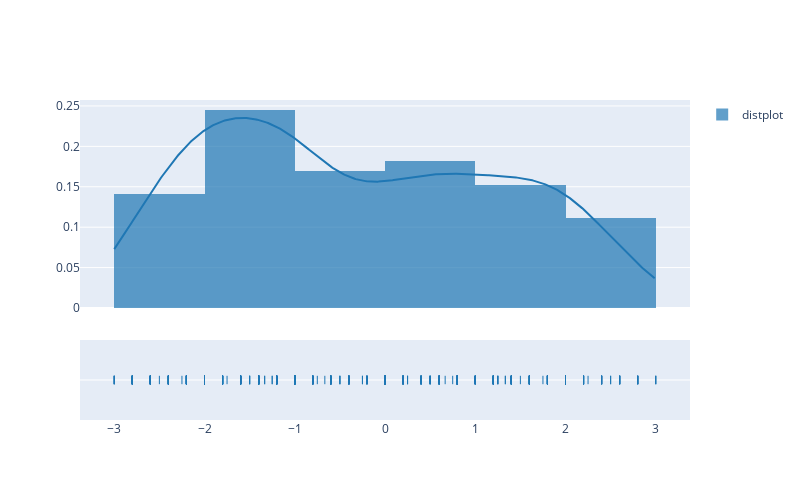

The code cell stored with this chart in its notebook:
### Code cell
distplot(mosi_test)

### Figure 1 — Plotly figure (JSON) as saved in the notebook; plotly's stock layout.template omitted (floating-point values rounded to 4 significant figures; data arrays with more than 128 entries replaced by an {"elided": "..."} marker saying what was removed)
{"data": [{"autobinx": false, "histnorm": "probability density", "legendgroup": "distplot", "marker": {"color": "rgb(31, 119, 180)"}, "name": "distplot", "opacity": 0.7, "type": "histogram", "x": {"elided": "686 float values"}, "xaxis": "x", "xbins": {"end": 3, "size": 1, "start": -3}, "yaxis": "y"}, {"legendgroup": "distplot", "marker": {"color": "rgb(31, 119, 180)"}, "mode": "lines", "name": "distplot", "showlegend": false, "type": "scatter", "x": {"elided": "500 float values"}, "xaxis": "x", "y": {"elided": "500 float values"}, "yaxis": "y"}, {"legendgroup": "distplot", "marker": {"color": "rgb(31, 119, 180)", "symbol": "line-ns-open"}, "mode": "markers", "name": "distplot", "showlegend": false, "type": "scatter", "x": {"elided": "686 float values"}, "xaxis": "x", "y": {"elided": "686 str values"}, "yaxis": "y2"}], "layout": {"barmode": "overlay", "height": 500, "hovermode": "closest", "legend": {"traceorder": "reversed"}, "width": 800, "xaxis": {"anchor": "y2", "domain": [0, 1], "zeroline": false}, "yaxis": {"anchor": "free", "domain": [0.35, 1], "position": 0}, "yaxis2": {"anchor": "x", "domain": [0, 0.25], "dtick": 1, "showticklabels": false}}}
